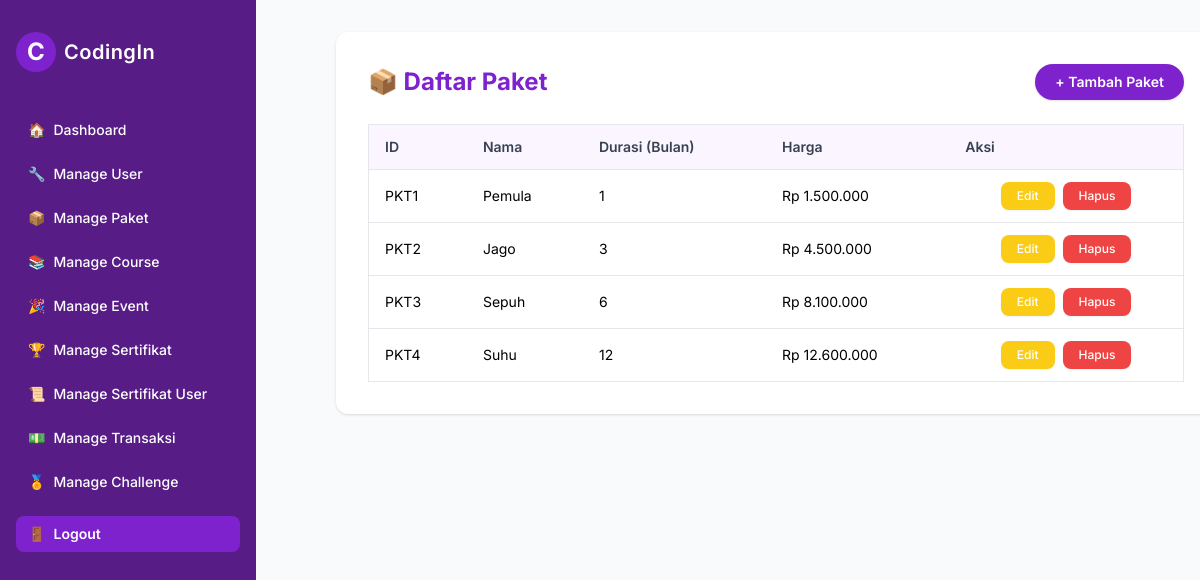
/admin/paketmanage/manage_paket.php (signed in), run on an earlier commit of the app's database.
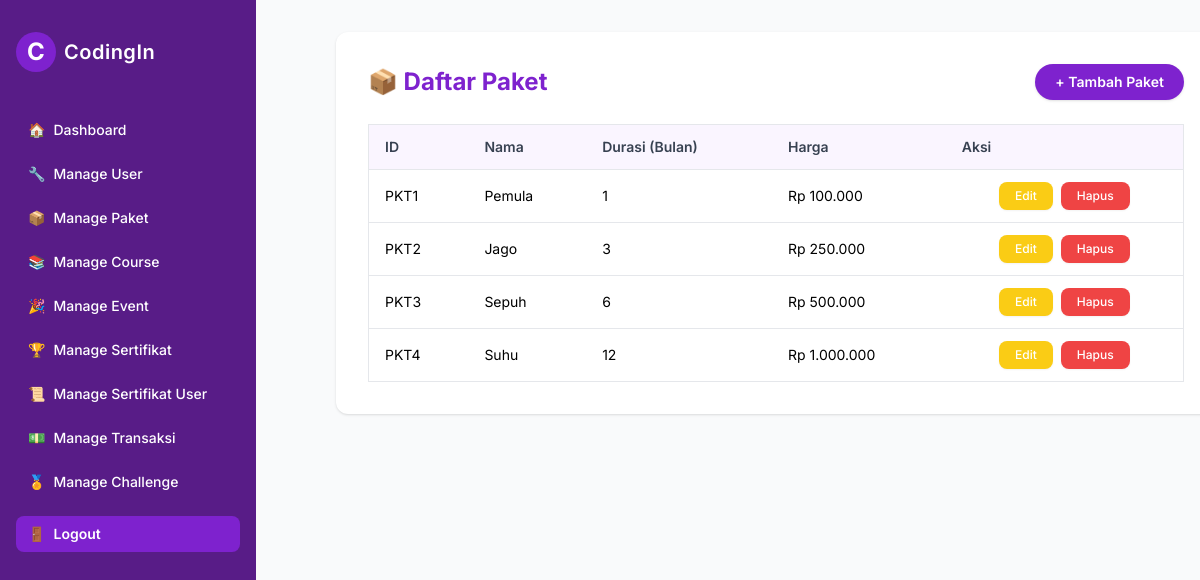
And on a later commit of the database.
### tables this page shows
CREATE TABLE `paket` (
  `ID_paket` char(4) NOT NULL,
  `Nama_paket` varchar(20) NOT NULL,
  `Durasi_paket` int(11) NOT NULL,
  `Harga` decimal(10,2) NOT NULL
);

### admin/paketmanage/manage_paket.php (the view, shortened to what this page needs)
<?php
require_once('../../config/database.php');
$stmt = $pdo->query("SELECT * FROM paket");
$rows = $stmt->fetchAll(PDO::FETCH_ASSOC);
?>
<!DOCTYPE html>
<html lang="id">
<head>
    <script src="https://cdn.tailwindcss.com"></script>
</head>
<body class="bg-gray-50 min-h-screen flex">
    <?php include '../../includes/admin_sidebar.php'; ?>
    <main class="flex-1 p-8">
        <div class="bg-white rounded-xl shadow p-8 w-full max-w-4xl ml-0 md:ml-12">
            <div class="flex flex-col md:flex-row md:items-center md:justify-between mb-6 gap-4">
                <h2 class="text-2xl font-bold text-purple-700">📦 Daftar Paket</h2>
                <a href="add_paket.php" class="inline-block bg-purple-700 text-white px-5 py-2 rounded-full font-semibold hover:bg-purple-800 transition text-sm shadow">
                    + Tambah Paket
                </a>
            </div>
            <div class="overflow-x-auto">
                <table class="min-w-full border border-gray-200 rounded-lg text-xs sm:text-sm">
                    <thead class="bg-purple-50">
                        <tr>
                            <th class="py-3 px-4 text-left font-semibold text-gray-700 border-b">ID</th>
                            <th class="py-3 px-4 text-left font-semibold text-gray-700 border-b">Nama</th>
                            <th class="py-3 px-4 text-left font-semibold text-gray-700 border-b">Durasi (Bulan)</th>
                            <th class="py-3 px-4 text-left font-semibold text-gray-700 border-b">Harga</th>
                            <th class="py-3 px-4 text-left font-semibold text-gray-700 border-b">Aksi</th>
                        </tr>
                    </thead>
                    <tbody class="divide-y divide-gray-200">
                        <?php foreach ($rows as $row): ?>
                            <tr class="hover:bg-purple-50">
                                <td class="py-3 px-4"><?= htmlspecialchars($row['ID_paket']) ?></td>
                                <td class="py-3 px-4"><?= htmlspecialchars($row['Nama_paket']) ?></td>
                                <td class="py-3 px-4"><?= htmlspecialchars($row['Durasi_paket']) ?></td>
                                <td class="py-3 px-4">Rp <?= number_format($row['Harga'], 0, ',', '.'); ?></td>
                                <td class="py-3 px-4">
                                    <div class="flex justify-center gap-x-2">
                                        <a href="edit_paket.php?id=<?= urlencode($row['ID_paket']) ?>"
                                           class="inline-flex items-center justify-center bg-yellow-400 text-white px-4 py-1.5 rounded-lg font-medium hover:bg-yellow-500 transition text-xs shadow-sm">
                                            Edit
                                        </a>
                                        <a href="delete_paket.php?id=<?= urlencode($row['ID_paket']) ?>"
                                           class="inline-flex items-center justify-center bg-red-500 text-white px-4 py-1.5 rounded-lg font-medium hover:bg-red-600 transition text-xs shadow-sm"
                                           onclick="return confirm('Yakin mau hapus?')">
                                            Hapus
                                        </a>
                                    </div>
                                </td>
                            </tr>
                        <?php endforeach; ?>
                    </tbody>
                </table>
            </div>
        </div>
    </main>
</body>
</html>

What changed in the data, as far as the page shows it:
changed paket "PKT1": Harga "1.500.000" → "100.000"
changed paket "PKT2": Harga "4.500.000" → "250.000"
changed paket "PKT3": Harga "8.100.000" → "500.000"
changed paket "PKT4": Harga "12.600.000" → "1.000.000"
